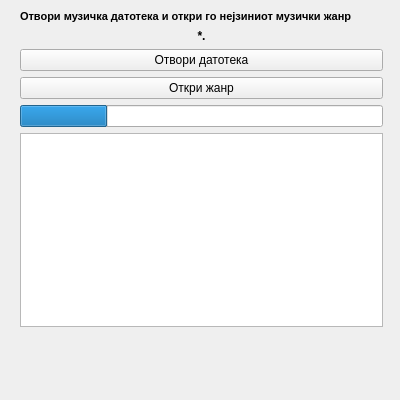
<?xml version="1.0" encoding="UTF-8"?>
<ui version="4.0">
 <class>MainWindow</class>
 <widget class="QMainWindow" name="MainWindow">
  <property name="geometry">
   <rect>
    <x>0</x>
    <y>0</y>
    <width>400</width>
    <height>400</height>
   </rect>
  </property>
  <property name="windowTitle">
   <string>MainWindow</string>
  </property>
  <widget class="QWidget" name="centralwidget">
   <widget class="QWidget" name="">
    <property name="geometry">
     <rect>
      <x>20</x>
      <y>10</y>
      <width>363</width>
      <height>317</height>
     </rect>
    </property>
    <layout class="QGridLayout" name="gridLayout">
     <item row="4" column="0">
      <widget class="QPushButton" name="button2">
       <property name="text">
        <string>Откри жанр</string>
       </property>
      </widget>
     </item>
     <item row="0" column="0">
      <widget class="QLabel" name="label">
       <property name="font">
        <font>
         <pointsize>8</pointsize>
         <weight>75</weight>
         <bold>true</bold>
        </font>
       </property>
       <property name="text">
        <string>Отвори музичка датотека и откри го нејзиниот музички жанр</string>
       </property>
      </widget>
     </item>
     <item row="3" column="0">
      <widget class="QPushButton" name="button1">
       <property name="text">
        <string>Отвори датотека</string>
       </property>
      </widget>
     </item>
     <item row="5" column="0">
      <widget class="QProgressBar" name="pbar">
       <property name="value">
        <number>24</number>
       </property>
       <property name="textVisible">
        <bool>false</bool>
       </property>
      </widget>
     </item>
     <item row="1" column="0">
      <widget class="QLabel" name="openfile">
       <property name="font">
        <font>
         <weight>75</weight>
         <bold>true</bold>
        </font>
       </property>
       <property name="text">
        <string>*.</string>
       </property>
       <property name="alignment">
        <set>Qt::AlignCenter</set>
       </property>
      </widget>
     </item>
     <item row="6" column="0">
      <widget class="QPlainTextEdit" name="text"/>
     </item>
    </layout>
   </widget>
  </widget>
 </widget>
 <resources/>
 <connections/>
</ui>
